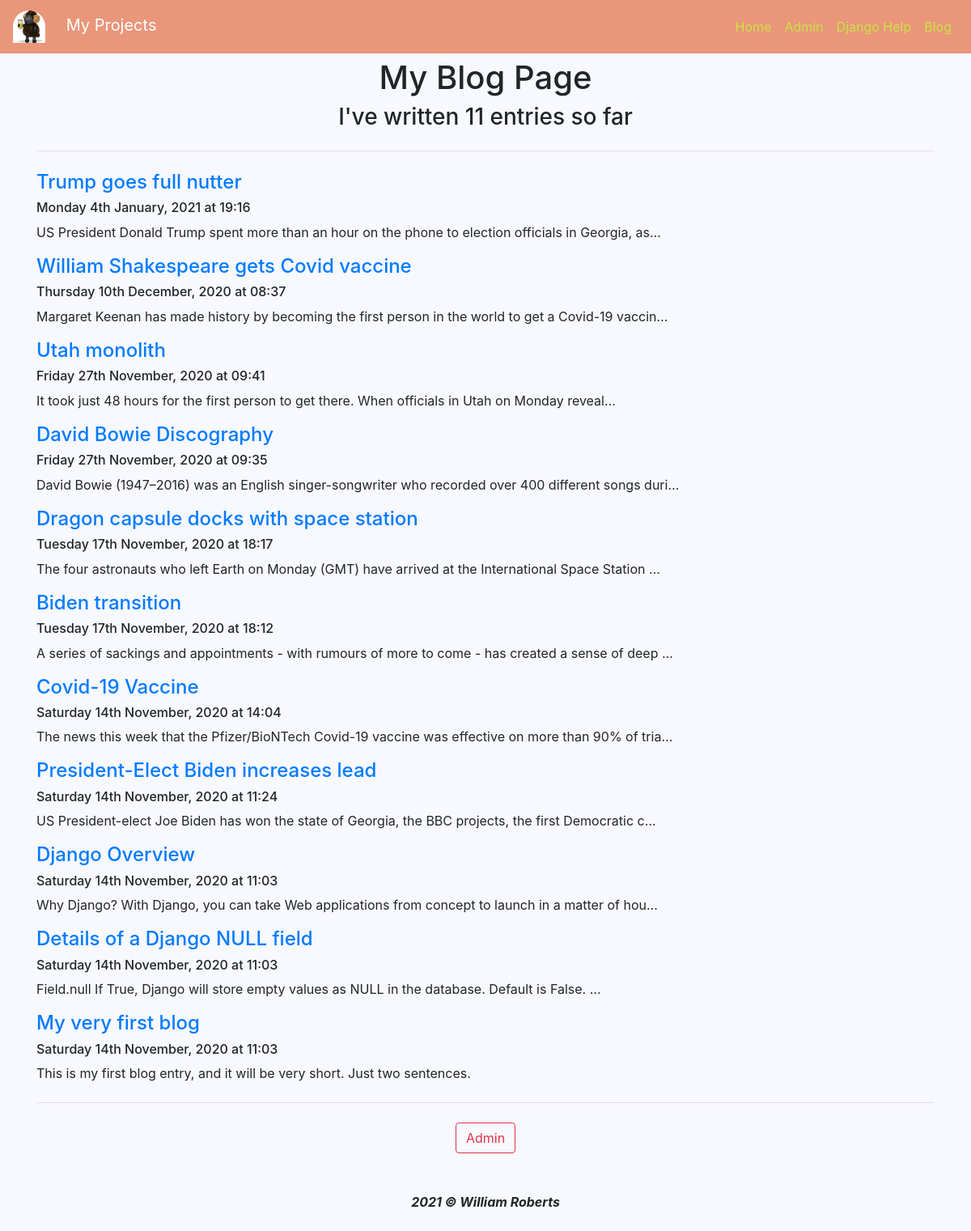
Screenshot of /blog/ with the database file from the repository.
### blog/models.py (models this page shows, shortened)
class Blog(models.Model):
    title = models.CharField(max_length=200)
    date = models.DateTimeField()
    blog = models.TextField()

### blog/views.py (the view)
# urls.py: path('', views.all_blogs, name='all_blogs'),
def all_blogs(request):
    blogs = Blog.objects.order_by('-date')
    return render(request, 'blog/all_blogs.html',
                {'blogs':blogs, 'length':len(blogs)})

### blog/templates/blog/all_blogs.html (shortened to what this page needs)
{% extends "base.html" %}
  {% load static %}
  {% block navbar %}
    {% include "navbar.html" %}
  {% endblock navbar %}
    {% block content %}
      <div class="container text-center">
        <h1>My Blog Page</h1>
        {% if length != 1 %}
          <h3>I've written {{ length }} entries so far</h3>
        {% else %}
          <h3>I've written 1 entry so far</h3>
        {% endif %}
        <hr class="my-4">
      </div>
      <div class="container text-left">
        {% for blog in blogs %}
          <a href="{% url 'blog:detail' blog.id %}"><h4>{{ blog.title }}</h4></a>
          <h6>{{ blog.date|date:'l jS F, Y' }} at {{ blog.date|date:'H:i' }}</h6>
          <p>{{ blog.blog|striptags|truncatechars:100 }}</p>
        {% endfor %}
      </div>
      <div class="container text-center">
        <hr class="my-4">
        <a href="admin/login/?next=/admin/" class="btn btn-outline-danger">Admin</a>
        <br><br>
      </div>
    {% endblock content %}

### static/style.css (style rules this page uses)
body { overflow-x: hidden; background-color: ghostwhite; }

### rows the page displays
Blog: title "Trump goes full nutter", date "Monday 4th January, 2021", date "19:16", blog "US President Donald Trump spent more than an hour on the phone to election officials in Georgia, as…"
Blog: title "William Shakespeare gets Covid vaccine", date "Thursday 10th December, 2020", date "08:37", blog "Margaret Keenan has made history by becoming the first person in the world to get a Covid-19 vaccin…"
Blog: title "Utah monolith", date "Friday 27th November, 2020", date "09:41", blog "It took just 48 hours for the first person to get there. When officials in Utah on Monday reveal…"
Blog: title "David Bowie Discography", date "Friday 27th November, 2020", date "09:35", blog "David Bowie (1947–2016) was an English singer-songwriter who recorded over 400 different songs duri…"
Blog: title "Dragon capsule docks with space station", date "Tuesday 17th November, 2020", date "18:17", blog "The four astronauts who left Earth on Monday (GMT) have arrived at the International Space Station …"
Blog: title "Biden transition", date "Tuesday 17th November, 2020", date "18:12", blog "A series of sackings and appointments - with rumours of more to come - has created a sense of deep …"
Blog: title "Covid-19 Vaccine", date "Saturday 14th November, 2020", date "14:04", blog "The news this week that the Pfizer/BioNTech Covid-19 vaccine was effective on more than 90% of tria…"
Blog: title "President-Elect Biden increases lead", date "Saturday 14th November, 2020", date "11:24", blog "US President-elect Joe Biden has won the state of Georgia, the BBC projects, the first Democratic c…"
Blog: title "Django Overview", date "Saturday 14th November, 2020", date "11:03", blog "Why Django? With Django, you can take Web applications from concept to launch in a matter of hou…"
Blog: title "Details of a Django NULL field", date "Saturday 14th November, 2020", date "11:03", blog "Field.null If True, Django will store empty values as NULL in the database. Default is False. …"
Blog: title "My very first blog", date "Saturday 14th November, 2020", date "11:03", blog "This is my first blog entry, and it will be very short. Just two sentences."

### other values shown
{{ length }} "11"
